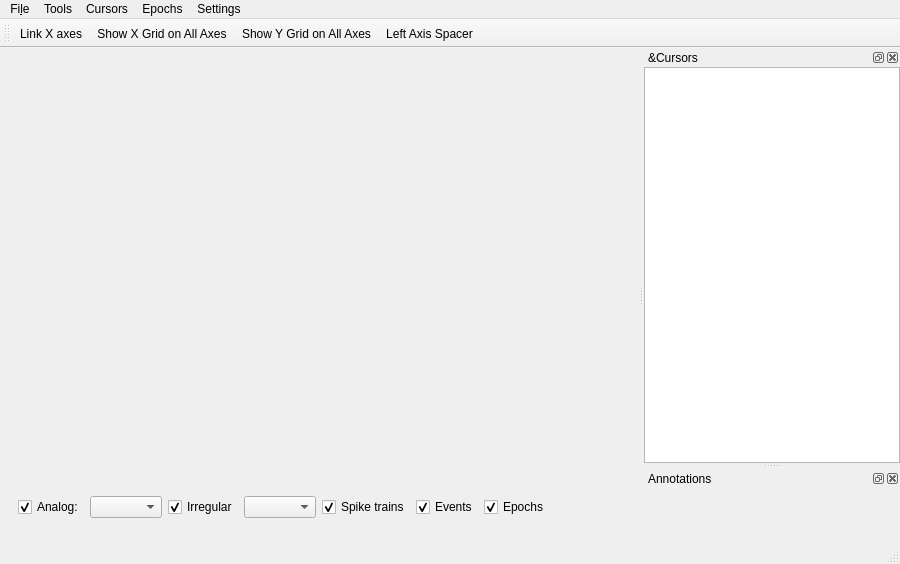
<?xml version="1.0" encoding="UTF-8"?>
<ui version="4.0">
 <class>SignalViewerWindow</class>
 <widget class="QMainWindow" name="SignalViewerWindow">
  <property name="geometry">
   <rect>
    <x>0</x>
    <y>0</y>
    <width>900</width>
    <height>564</height>
   </rect>
  </property>
  <property name="sizePolicy">
   <sizepolicy hsizetype="Expanding" vsizetype="Expanding">
    <horstretch>0</horstretch>
    <verstretch>0</verstretch>
   </sizepolicy>
  </property>
  <property name="windowTitle">
   <string>Signal Viewer</string>
  </property>
  <widget class="QWidget" name="centralwidget">
   <property name="sizePolicy">
    <sizepolicy hsizetype="Expanding" vsizetype="Expanding">
     <horstretch>0</horstretch>
     <verstretch>0</verstretch>
    </sizepolicy>
   </property>
   <layout class="QVBoxLayout" name="verticalLayout">
    <item>
     <widget class="QWidget" name="viewerWidgetContainer" native="true">
      <property name="sizePolicy">
       <sizepolicy hsizetype="Expanding" vsizetype="Expanding">
        <horstretch>10</horstretch>
        <verstretch>10</verstretch>
       </sizepolicy>
      </property>
     </widget>
    </item>
    <item>
     <widget class="QWidget" name="selectorsWidget" native="true">
      <layout class="QGridLayout" name="gridLayout">
       <item row="0" column="0">
        <layout class="QHBoxLayout" name="selectorsLayout">
         <item>
          <widget class="QCheckBox" name="plotAnalogSignalsCheckBox">
           <property name="text">
            <string>Analog:</string>
           </property>
           <property name="checked">
            <bool>true</bool>
           </property>
          </widget>
         </item>
         <item>
          <widget class="QComboBox" name="analogSignalComboBox"/>
         </item>
         <item>
          <widget class="QCheckBox" name="plotIrregularSignalsCheckBox">
           <property name="text">
            <string>Irregular</string>
           </property>
           <property name="checked">
            <bool>true</bool>
           </property>
          </widget>
         </item>
         <item>
          <widget class="QComboBox" name="irregularSignalComboBox"/>
         </item>
         <item>
          <widget class="QCheckBox" name="plotSpikeTrainsCheckBox">
           <property name="text">
            <string>Spike trains</string>
           </property>
           <property name="checked">
            <bool>true</bool>
           </property>
          </widget>
         </item>
         <item>
          <widget class="QCheckBox" name="plotEventsCheckBox">
           <property name="text">
            <string>Events</string>
           </property>
           <property name="checked">
            <bool>true</bool>
           </property>
          </widget>
         </item>
         <item>
          <widget class="QCheckBox" name="plotEpochsCheckBox">
           <property name="text">
            <string>Epochs</string>
           </property>
           <property name="checked">
            <bool>true</bool>
           </property>
          </widget>
         </item>
         <item>
          <spacer name="horizontalSpacer">
           <property name="orientation">
            <enum>Qt::Orientation::Horizontal</enum>
           </property>
           <property name="sizeHint" stdset="0">
            <size>
             <width>40</width>
             <height>20</height>
            </size>
           </property>
          </spacer>
         </item>
        </layout>
       </item>
      </layout>
     </widget>
    </item>
    <item>
     <widget class="SpinBoxSlider" name="_frames_spinBoxSlider_" native="true"/>
    </item>
   </layout>
  </widget>
  <widget class="QMenuBar" name="menubar">
   <property name="geometry">
    <rect>
     <x>0</x>
     <y>0</y>
     <width>900</width>
     <height>27</height>
    </rect>
   </property>
   <widget class="QMenu" name="menuFile">
    <property name="title">
     <string>Fi&amp;le</string>
    </property>
    <widget class="QMenu" name="menuExport">
     <property name="title">
      <string>&amp;Export</string>
     </property>
     <addaction name="actionSVG"/>
     <addaction name="actionTIFF"/>
     <addaction name="actionPNG"/>
     <addaction name="actionData_to_workspace"/>
    </widget>
    <addaction name="actionOpen"/>
    <addaction name="menuExport"/>
    <addaction name="actionClose"/>
    <addaction name="separator"/>
    <addaction name="actionRefresh"/>
   </widget>
   <widget class="QMenu" name="menuTools">
    <property name="title">
     <string>Tools</string>
    </property>
    <addaction name="actionDetect_Triggers"/>
   </widget>
   <widget class="QMenu" name="menuSettings">
    <property name="title">
     <string>Settings</string>
    </property>
    <widget class="QMenu" name="menuView">
     <property name="title">
      <string>View</string>
     </property>
     <addaction name="actionViewMain_Toolbar"/>
     <addaction name="actionViewFrame_Navigator"/>
     <addaction name="actionViewSignal_Selectors"/>
    </widget>
    <addaction name="actionShow_Legends"/>
    <addaction name="actionIgnore_empty_spike_trains"/>
    <addaction name="actionLink_X_axes"/>
    <addaction name="actionShow_Cursor_Edit_Dialog_When_Created"/>
    <addaction name="actionShow_X_grid"/>
    <addaction name="actionShow_Y_grid"/>
    <addaction name="menuView"/>
    <addaction name="actionLeft_Axis_Spacer"/>
   </widget>
   <widget class="QMenu" name="cursorsMenu">
    <property name="title">
     <string>Cursors</string>
    </property>
    <widget class="QMenu" name="addCursorsMenu">
     <property name="title">
      <string>Add Cursors</string>
     </property>
     <widget class="QMenu" name="addMultiAxesCursorMenu">
      <property name="title">
       <string>Multi-axis</string>
      </property>
      <addaction name="addMultiAxisVCursorAction"/>
      <addaction name="addMultiAxisCCursorAction"/>
      <addaction name="separator"/>
      <addaction name="addDynamicMultiAxisVCursorAction"/>
      <addaction name="addDynamicMultiAxisCCursorAction"/>
     </widget>
     <addaction name="addVerticalCursorAction"/>
     <addaction name="addHorizontalCursorAction"/>
     <addaction name="addCrosshairCursorAction"/>
     <addaction name="addMultiAxesCursorMenu"/>
     <addaction name="separator"/>
     <addaction name="addDynamicVerticalCursorAction"/>
     <addaction name="addDynamicHorizontalCursorAction"/>
     <addaction name="addDynamicCrosshairCursorAction"/>
     <addaction name="separator"/>
     <addaction name="actionVertical_cursor_series"/>
    </widget>
    <widget class="QMenu" name="editCursorsMenu">
     <property name="title">
      <string>Edit Cursor</string>
     </property>
     <addaction name="editAnyCursorAction"/>
     <addaction name="editCursorAction"/>
    </widget>
    <widget class="QMenu" name="removeCursorsMenu">
     <property name="title">
      <string>Remove Cursors</string>
     </property>
     <addaction name="removeCursorAction"/>
     <addaction name="removeSelectedCursorAction"/>
     <addaction name="removeAllCursorsAction"/>
    </widget>
    <widget class="QMenu" name="cursorsColorsMenu">
     <property name="title">
      <string>Cursor Colors</string>
     </property>
     <addaction name="verticalCursorColorsAction"/>
     <addaction name="horizontalCursorColorsAction"/>
     <addaction name="crosshairCursorColorsAction"/>
     <addaction name="cursorHoverColorAction"/>
    </widget>
    <widget class="QMenu" name="menuVerticalCursorsFromEpoch">
     <property name="toolTip">
      <string>Create vertical cursors from Epoch</string>
     </property>
     <property name="statusTip">
      <string>Create vertical cursors from Epoch</string>
     </property>
     <property name="whatsThis">
      <string>Create vertical cursors from Epoch</string>
     </property>
     <property name="title">
      <string>From Epoch</string>
     </property>
     <property name="toolTipsVisible">
      <bool>true</bool>
     </property>
     <addaction name="actionVerticalCursorsFromEpochInCurrentAxis"/>
     <addaction name="actionMultiAxisVerticalCursorsFromEpoch"/>
    </widget>
    <addaction name="addCursorsMenu"/>
    <addaction name="editCursorsMenu"/>
    <addaction name="removeCursorsMenu"/>
    <addaction name="menuVerticalCursorsFromEpoch"/>
    <addaction name="separator"/>
    <addaction name="setCursorsShowValue"/>
    <addaction name="setCursorsLabelPrecisionAction"/>
    <addaction name="cursorsColorsMenu"/>
   </widget>
   <widget class="QMenu" name="epochsMenu">
    <property name="title">
     <string>Epochs</string>
    </property>
    <widget class="QMenu" name="makeEpochsMenu">
     <property name="title">
      <string>Make Epochs</string>
     </property>
     <addaction name="epochsFromCursorsAction"/>
     <addaction name="epochFromSelectedCursorAction"/>
     <addaction name="epochBetweenCursorsAction"/>
    </widget>
    <widget class="QMenu" name="makeEpochsInDataMenu">
     <property name="title">
      <string>Make Epocks In Data</string>
     </property>
     <addaction name="epochsInDataFromCursorsAction"/>
     <addaction name="epochInDataFromSelectedCursorAction"/>
     <addaction name="epochInDataBetweenCursors"/>
    </widget>
    <addaction name="makeEpochsMenu"/>
    <addaction name="makeEpochsInDataMenu"/>
   </widget>
   <addaction name="menuFile"/>
   <addaction name="menuTools"/>
   <addaction name="cursorsMenu"/>
   <addaction name="epochsMenu"/>
   <addaction name="menuSettings"/>
  </widget>
  <widget class="QStatusBar" name="statusbar"/>
  <widget class="QDockWidget" name="cursorsDockWidget">
   <property name="windowTitle">
    <string>&amp;Cursors</string>
   </property>
   <attribute name="dockWidgetArea">
    <number>2</number>
   </attribute>
   <widget class="QWidget" name="dockWidgetContents">
    <layout class="QGridLayout" name="gridLayout_2">
     <property name="leftMargin">
      <number>0</number>
     </property>
     <property name="topMargin">
      <number>0</number>
     </property>
     <property name="rightMargin">
      <number>0</number>
     </property>
     <property name="bottomMargin">
      <number>0</number>
     </property>
     <property name="spacing">
      <number>0</number>
     </property>
     <item row="0" column="0">
      <widget class="QPlainTextEdit" name="coordinatesViewer">
       <property name="textInteractionFlags">
        <set>Qt::TextInteractionFlag::TextSelectableByKeyboard|Qt::TextInteractionFlag::TextSelectableByMouse</set>
       </property>
      </widget>
     </item>
    </layout>
   </widget>
  </widget>
  <widget class="QDockWidget" name="annotationsDockWidget">
   <property name="windowTitle">
    <string>Annotations</string>
   </property>
   <attribute name="dockWidgetArea">
    <number>2</number>
   </attribute>
   <widget class="QWidget" name="dockWidgetContents_2">
    <layout class="QGridLayout" name="gridLayout_3">
     <item row="0" column="0">
      <widget class="InteractiveTreeWidget" name="annotationsViewer" native="true"/>
     </item>
    </layout>
   </widget>
  </widget>
  <widget class="QToolBar" name="mainToolBar">
   <property name="windowTitle">
    <string>MainToolbar</string>
   </property>
   <attribute name="toolBarArea">
    <enum>TopToolBarArea</enum>
   </attribute>
   <attribute name="toolBarBreak">
    <bool>false</bool>
   </attribute>
   <addaction name="actionLink_X_axes"/>
   <addaction name="actionShow_X_grid"/>
   <addaction name="actionShow_Y_grid"/>
   <addaction name="actionLeft_Axis_Spacer"/>
  </widget>
  <action name="actionClose">
   <property name="text">
    <string>&amp;Close</string>
   </property>
  </action>
  <action name="actionColorMap">
   <property name="text">
    <string>&amp;Color Map</string>
   </property>
  </action>
  <action name="actionImageScale">
   <property name="text">
    <string>&amp;Image Scale</string>
   </property>
  </action>
  <action name="actionImageGamma">
   <property name="text">
    <string>Image &amp;Gamma</string>
   </property>
  </action>
  <action name="actionOpen">
   <property name="text">
    <string>&amp;Open</string>
   </property>
  </action>
  <action name="actionCrosshair_Cursor">
   <property name="text">
    <string>Crosshair</string>
   </property>
  </action>
  <action name="actionVertical_Cursor">
   <property name="text">
    <string>Vertical</string>
   </property>
  </action>
  <action name="actionHorizontal_Cursor">
   <property name="text">
    <string>Horizontal</string>
   </property>
  </action>
  <action name="actionRemove_Cursor">
   <property name="text">
    <string>Remove Cursor...</string>
   </property>
  </action>
  <action name="actionSVG">
   <property name="text">
    <string>&amp;SVG</string>
   </property>
  </action>
  <action name="actionTIFF">
   <property name="text">
    <string>&amp;TIFF</string>
   </property>
  </action>
  <action name="actionPNG">
   <property name="text">
    <string>&amp;PNG</string>
   </property>
  </action>
  <action name="actionDetect_Triggers">
   <property name="text">
    <string>Detect Triggers</string>
   </property>
  </action>
  <action name="actionRefresh">
   <property name="text">
    <string>Refresh</string>
   </property>
  </action>
  <action name="actionData_to_workspace">
   <property name="text">
    <string>Data to workspace</string>
   </property>
  </action>
  <action name="actionShow_Legends">
   <property name="checkable">
    <bool>true</bool>
   </property>
   <property name="text">
    <string>Show Legends</string>
   </property>
  </action>
  <action name="actionIgnore_empty_spike_trains">
   <property name="checkable">
    <bool>true</bool>
   </property>
   <property name="text">
    <string>Ignore empty spike trains</string>
   </property>
  </action>
  <action name="setCursorsShowValue">
   <property name="checkable">
    <bool>true</bool>
   </property>
   <property name="checked">
    <bool>false</bool>
   </property>
   <property name="text">
    <string>Cursors Show Value</string>
   </property>
  </action>
  <action name="setCursorsLabelPrecisionAction">
   <property name="text">
    <string>Cursor Label Precision...</string>
   </property>
  </action>
  <action name="addVerticalCursorAction">
   <property name="text">
    <string>Vertical</string>
   </property>
  </action>
  <action name="addHorizontalCursorAction">
   <property name="text">
    <string>Horizontal</string>
   </property>
  </action>
  <action name="addMultiAxisVCursorAction">
   <property name="text">
    <string>Vertical</string>
   </property>
  </action>
  <action name="addMultiAxisCCursorAction">
   <property name="text">
    <string>Crosshair</string>
   </property>
  </action>
  <action name="addDynamicMultiAxisVCursorAction">
   <property name="text">
    <string>Dynamic Vertical</string>
   </property>
  </action>
  <action name="addDynamicMultiAxisCCursorAction">
   <property name="text">
    <string>Dynamic Crosshair</string>
   </property>
  </action>
  <action name="addCrosshairCursorAction">
   <property name="text">
    <string>Crosshair</string>
   </property>
  </action>
  <action name="addDynamicVerticalCursorAction">
   <property name="text">
    <string>Dynamic Vertical</string>
   </property>
  </action>
  <action name="addDynamicHorizontalCursorAction">
   <property name="text">
    <string>Dynamic Horizontal</string>
   </property>
  </action>
  <action name="addDynamicCrosshairCursorAction">
   <property name="text">
    <string>Dynamic Crosshair</string>
   </property>
  </action>
  <action name="editAnyCursorAction">
   <property name="text">
    <string>Choose...</string>
   </property>
  </action>
  <action name="editCursorAction">
   <property name="text">
    <string>Selected...</string>
   </property>
  </action>
  <action name="removeCursorAction">
   <property name="text">
    <string>Remove A Cursor...</string>
   </property>
  </action>
  <action name="removeSelectedCursorAction">
   <property name="text">
    <string>Remove Selected Cursor</string>
   </property>
  </action>
  <action name="removeAllCursorsAction">
   <property name="text">
    <string>Remove All Cursors</string>
   </property>
  </action>
  <action name="verticalCursorColorsAction">
   <property name="text">
    <string>Vertical  Cursor Colors</string>
   </property>
  </action>
  <action name="horizontalCursorColorsAction">
   <property name="text">
    <string>Horizontal Cursor Colors</string>
   </property>
  </action>
  <action name="crosshairCursorColorsAction">
   <property name="text">
    <string>Crosshair Cursor Colors</string>
   </property>
  </action>
  <action name="cursorHoverColorAction">
   <property name="text">
    <string>Cursor Hover Color</string>
   </property>
  </action>
  <action name="epochsFromCursorsAction">
   <property name="text">
    <string>From Vertical Cursors</string>
   </property>
  </action>
  <action name="epochFromSelectedCursorAction">
   <property name="text">
    <string>From Selected Vertical Cursor</string>
   </property>
  </action>
  <action name="epochBetweenCursorsAction">
   <property name="text">
    <string>Between Two Vertical Cursors</string>
   </property>
  </action>
  <action name="epochsInDataFromCursorsAction">
   <property name="text">
    <string>From Vertical Cursors</string>
   </property>
  </action>
  <action name="epochInDataFromSelectedCursorAction">
   <property name="text">
    <string>From Selected Vertical Cursor</string>
   </property>
  </action>
  <action name="epochInDataBetweenCursors">
   <property name="text">
    <string>Between Two Vertical Cursors</string>
   </property>
  </action>
  <action name="actionLink_X_axes">
   <property name="checkable">
    <bool>true</bool>
   </property>
   <property name="icon">
    <iconset theme="link"/>
   </property>
   <property name="text">
    <string>Link X axes</string>
   </property>
   <property name="toolTip">
    <string>Link all X axes</string>
   </property>
  </action>
  <action name="actionUnlink_X_Axes">
   <property name="icon">
    <iconset theme="remove-link"/>
   </property>
   <property name="text">
    <string>Unlink X Axes</string>
   </property>
   <property name="toolTip">
    <string>Unlink all X axes</string>
   </property>
  </action>
  <action name="actionShow_Cursor_Edit_Dialog_When_Created">
   <property name="checkable">
    <bool>true</bool>
   </property>
   <property name="icon">
    <iconset theme="settings-configure"/>
   </property>
   <property name="text">
    <string>Edit Cursor At Creation</string>
   </property>
   <property name="toolTip">
    <string>Show Cursor Editing Dialog When Created</string>
   </property>
  </action>
  <action name="actionVerticalCursorsFromEpochInCurrentAxis">
   <property name="text">
    <string>In current axis...</string>
   </property>
  </action>
  <action name="actionMultiAxisVerticalCursorsFromEpoch">
   <property name="enabled">
    <bool>true</bool>
   </property>
   <property name="text">
    <string>Multi-axes...</string>
   </property>
  </action>
  <action name="actionShow_X_grid">
   <property name="checkable">
    <bool>true</bool>
   </property>
   <property name="icon">
    <iconset theme="view-grid"/>
   </property>
   <property name="text">
    <string>Show X Grid on All Axes</string>
   </property>
   <property name="statusTip">
    <string>Show X Grid on All Axes</string>
   </property>
   <property name="whatsThis">
    <string>Show X Grid on All Axes</string>
   </property>
  </action>
  <action name="actionShow_Y_grid">
   <property name="checkable">
    <bool>true</bool>
   </property>
   <property name="icon">
    <iconset theme="view-grid"/>
   </property>
   <property name="text">
    <string>Show Y Grid on All Axes</string>
   </property>
   <property name="toolTip">
    <string>Show Y Grid on All Axes</string>
   </property>
   <property name="statusTip">
    <string>Show Y Grid on All Axes</string>
   </property>
   <property name="whatsThis">
    <string>Show Y Grid on All Axes</string>
   </property>
  </action>
  <action name="actionViewMain_Toolbar">
   <property name="checkable">
    <bool>true</bool>
   </property>
   <property name="checked">
    <bool>true</bool>
   </property>
   <property name="text">
    <string>Main Toolbar</string>
   </property>
  </action>
  <action name="actionViewFrame_Navigator">
   <property name="checkable">
    <bool>true</bool>
   </property>
   <property name="checked">
    <bool>true</bool>
   </property>
   <property name="text">
    <string>Frame Navigator</string>
   </property>
  </action>
  <action name="actionViewSignal_Selectors">
   <property name="checkable">
    <bool>true</bool>
   </property>
   <property name="checked">
    <bool>true</bool>
   </property>
   <property name="text">
    <string>Signal Selectors</string>
   </property>
  </action>
  <action name="actionVertical_cursor_series">
   <property name="text">
    <string>Vertical cursor series</string>
   </property>
  </action>
  <action name="actionLeft_Axis_Spacer">
   <property name="icon">
    <iconset theme="adjustcol"/>
   </property>
   <property name="text">
    <string>Left Axis Spacer</string>
   </property>
  </action>
 </widget>
 <customwidgets>
  <customwidget>
   <class>SpinBoxSlider</class>
   <extends>QWidget</extends>
   <header location="global">gui.widgets.spinboxslider</header>
   <container>1</container>
  </customwidget>
  <customwidget>
   <class>InteractiveTreeWidget</class>
   <extends>QWidget</extends>
   <header location="global">gui.widgets.interactivetreewidget</header>
   <container>1</container>
  </customwidget>
 </customwidgets>
 <resources/>
 <connections>
  <connection>
   <sender>actionClose</sender>
   <signal>triggered()</signal>
   <receiver>SignalViewerWindow</receiver>
   <slot>close()</slot>
   <hints>
    <hint type="sourcelabel">
     <x>-1</x>
     <y>-1</y>
    </hint>
    <hint type="destinationlabel">
     <x>233</x>
     <y>176</y>
    </hint>
   </hints>
  </connection>
 </connections>
</ui>
